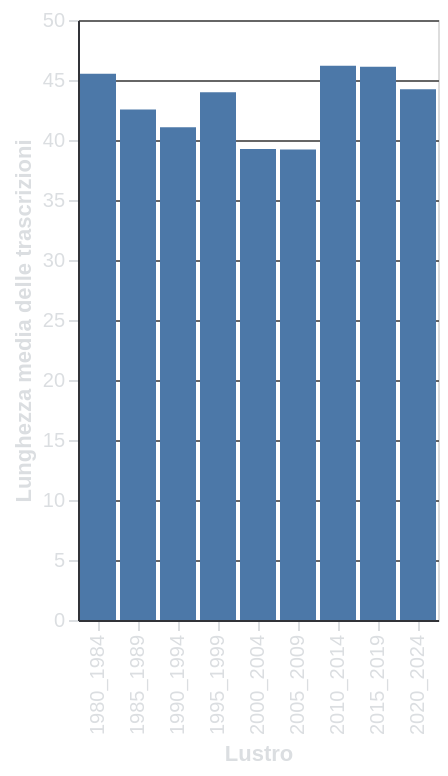

Express this chart as Vega-Lite.
### Vega-Lite specification from a JSON file in a GitHub repository (floating-point values rounded to 4 significant figures)
{"$schema": "https://vega.github.io/schema/vega-lite/v5.6.1.json", "config": {"axis": {"domainColor": "#313338", "gridColor": "#666666", "labelColor": "#DBDEE1", "tickColor": "#DBDEE1", "titleColor": "#DBDEE1"}, "background": "transparent", "legend": {"labelColor": "#DBDEE1", "titleColor": "#DBDEE1"}, "title": {"color": "#DBDEE1", "fontSize": 16}}, "data": {"name": "data-b3e2f9fbc1f81ab220ea2a17e6a62ce7"}, "datasets": {"data-b3e2f9fbc1f81ab220ea2a17e6a62ce7": [{"Average Length": 45.52, "Period": "1980_1984"}, {"Average Length": 42.55, "Period": "1985_1989"}, {"Average Length": 41.06, "Period": "1990_1994"}, {"Average Length": 43.99, "Period": "1995_1999"}, {"Average Length": 39.25, "Period": "2000_2004"}, {"Average Length": 39.22, "Period": "2005_2009"}, {"Average Length": 46.18, "Period": "2010_2014"}, {"Average Length": 46.11, "Period": "2015_2019"}, {"Average Length": 44.24, "Period": "2020_2024"}]}, "encoding": {"x": {"field": "Period", "title": "Lustro", "type": "nominal"}, "y": {"field": "Average Length", "title": "Lunghezza media delle trascrizioni", "type": "quantitative"}}, "height": 300, "mark": {"type": "bar"}, "width": "container"}
